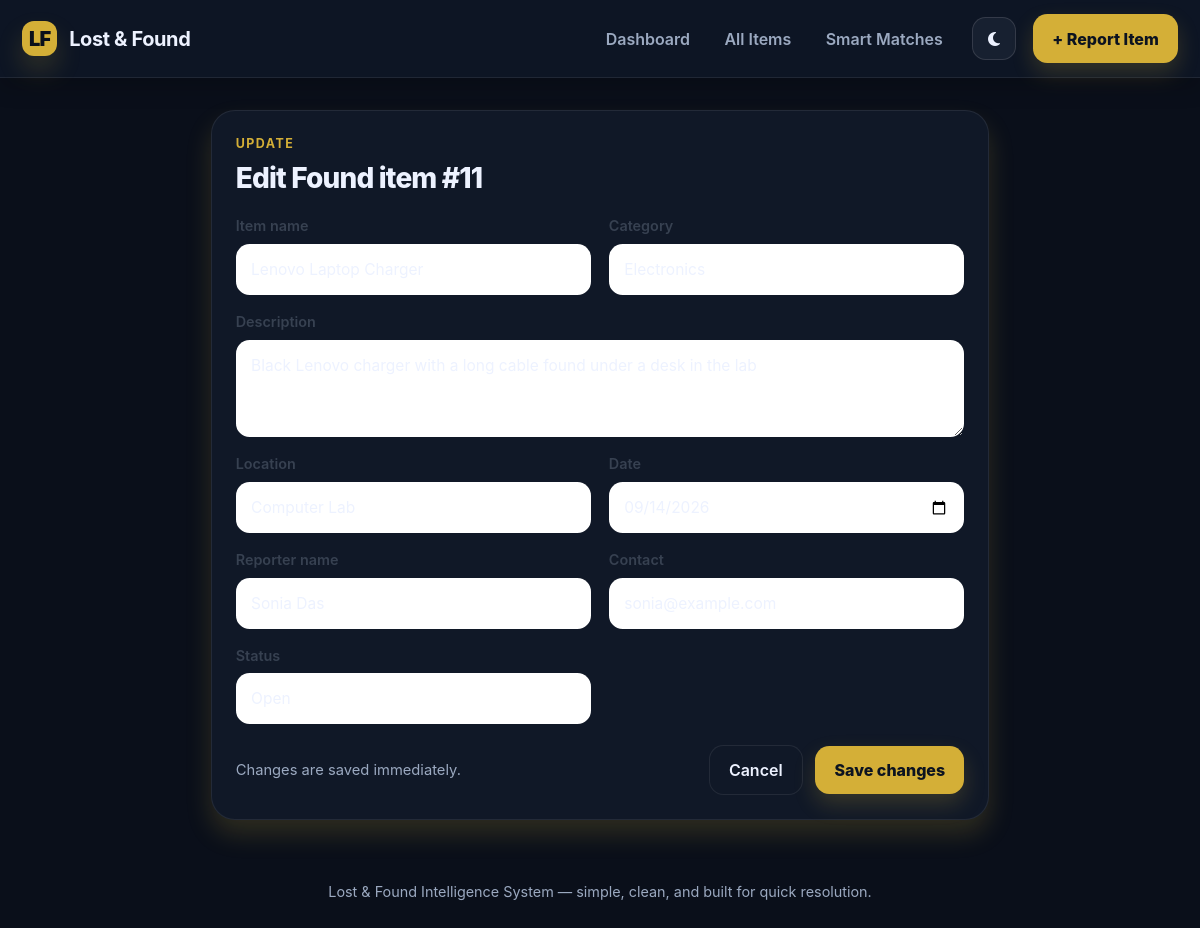
Screenshot of /edit/11 with the database file from the repository.
### tables this page shows
CREATE TABLE items (
            id            INTEGER PRIMARY KEY AUTOINCREMENT,
            item_type     TEXT    NOT NULL CHECK (item_type IN ('lost', 'found')),
            item_name     TEXT    NOT NULL,
            category      TEXT    NOT NULL,
            description   TEXT    NOT NULL,
            location      TEXT    NOT NULL,
            event_date    TEXT    NOT NULL,
            person_name   TEXT    NOT NULL,
            contact       TEXT    NOT NULL,
            status        TEXT    NOT NULL DEFAULT 'open' CHECK (status IN ('open', 'resolved')),
            created_at    TEXT    NOT NULL
        );

### app.py (the view, shortened to what this page needs)
@app.route("/edit/<int:item_id>", methods=["GET", "POST"])
def edit_item(item_id):
    db = get_db()
    item = db.execute("SELECT * FROM items WHERE id = ?", (item_id,)).fetchone()
    if item is None:
        flash("Item not found.", "danger")
        return redirect(url_for("view_items"))
    return render_template("edit_item.html", item=item, categories=CATEGORIES)

### app.py (called while the page is built)
def get_db():
    if "db" not in g:
        g.db = sqlite3.connect(DB_PATH)
        g.db.row_factory = sqlite3.Row
        g.db.execute("PRAGMA foreign_keys = ON")
    return g.db

### templates/edit_item.html (shortened to what this page needs)
{% extends "base.html" %}
{% block content %}
<div class="row justify-content-center">
  <div class="col-lg-8">
    <div class="form-card">
      <p class="eyebrow">Update</p>
      <h3>Edit {{ item.item_type|capitalize }} item #{{ item.id }}</h3>
      <form method="post">
        <div class="form-grid">
          <div>
            <label class="form-label">Item name</label>
            <input type="text" class="form-control" name="item_name" value="{{ item.item_name }}" required>
          </div>
          <div>
            <label class="form-label">Category</label>
            <select class="form-select" name="category" required>
              {% for c in categories %}
              <option value="{{ c }}" {{ 'selected' if c==item.category }}>{{ c }}</option>
              {% endfor %}
            </select>
          </div>
          <div class="full">
            <label class="form-label">Description</label>
            <textarea class="form-control" name="description" rows="3" required>{{ item.description }}</textarea>
          </div>
          <div>
            <label class="form-label">Location</label>
            <input type="text" class="form-control" name="location" value="{{ item.location }}" required>
          </div>
          <div>
            <label class="form-label">Date</label>
            <input type="date" class="form-control" name="event_date" value="{{ item.event_date }}" required>
          </div>
          <div>
            <label class="form-label">Reporter name</label>
            <input type="text" class="form-control" name="person_name" value="{{ item.person_name }}" required>
          </div>
          <div>
            <label class="form-label">Contact</label>
            <input type="text" class="form-control" name="contact" value="{{ item.contact }}" required>
          </div>
          <div>
            <label class="form-label">Status</label>
            <select class="form-select" name="status">
              <option value="open" {{ 'selected' if item.status=='open' }}>Open</option>
            </select>
          </div>
        </div>
        <div class="form-foot">
          <span class="inline-note">Changes are saved immediately.</span>
          <div>
            <a href="{{ url_for('view_items') }}" class="btn btn-light me-2">Cancel</a>
            <button type="submit" class="btn btn-primary">Save changes</button>
          </div>
        </div>
      </form>
    </div>
  </div>
</div>
{% endblock %}

### static/style.css (style rules this page uses)
:root { --bg: #0a0f1a; --bg-strong: #111827; --panel: #101827; --panel-strong: #172133; --line: rgba(255,255,255,0.08); --line-strong: rgba(255,255,255,0.12); --text: #edf2ff; --muted: #9ba9c0; --primary: #d4af37; --primary-strong: #b8921d; --primary-soft: rgba(212, 175, 55, 0.14); --success: #35d399; --success-soft: rgba(53, 211, 153, 0.12); --danger: #f87171; --danger-soft: rgba(248, 113, 113, 0.12); --warning: #fbbf24; --warning-soft: rgba(251, 191, 36, 0.12); --cyan: #7dd3fc; --pink: #f9a8d4; --shadow: 0 20px 50px rgba(0, 0, 0, 0.35); --shadow-soft: 0 14px 26px rgba(212, 175, 55, 0.18); }
* { box-sizing: border-box; }
html { scroll-behavior: smooth; }
body { margin: 0; font-family: "Inter", "Segoe UI", sans-serif; background: var(--bg); color: var(--text); transition: background 0.25s ease, color 0.25s ease; }
a { text-decoration: none; }
.eyebrow { margin: 0 0 0.5rem; font-size: 0.78rem; text-transform: uppercase; letter-spacing: 0.12em; color: var(--primary); font-weight: 700; }
.btn { border-radius: 0.9rem; padding: 0.76rem 1.2rem; font-weight: 600; transition: all 0.2s ease; }
.btn-primary { background: var(--primary); border: none; box-shadow: 0 10px 22px rgba(212, 175, 55, 0.2); color: #0c1320; font-weight: 800; }
.btn-light { background: var(--panel); border: 1px solid var(--line); color: var(--text); }
.form-control, .form-select, textarea { border: 1px solid var(--line-strong); background: #fff; border-radius: 0.85rem; padding: 0.8rem 0.9rem; font-size: 0.97rem; color: var(--text); box-shadow: none; }
.form-card { background: var(--panel); border: 1px solid var(--line); border-radius: 1.5rem; box-shadow: var(--shadow-soft); padding: 1.5rem; }
.form-card h3 { margin: 0 0 1.25rem; letter-spacing: -0.03em; font-weight: 800; }
.form-grid { display: grid; grid-template-columns: repeat(2, minmax(0, 1fr)); gap: 1rem 1.1rem; }
.form-grid .full { grid-column: 1 / -1; }
.form-label { display: block; margin-bottom: 0.45rem; color: var(--muted-strong, #374151); font-size: 0.9rem; font-weight: 600; }
.form-foot { display: flex; align-items: center; justify-content: space-between; gap: 1rem; margin-top: 1.3rem; flex-wrap: wrap; }
.inline-note { color: var(--muted); font-size: 0.92rem; }

### rows the page displays
items: item_type "Found", id "11", item_name "Lenovo Laptop Charger", description "Black Lenovo charger with a long cable found under a desk in the lab", location "Computer Lab", event_date "09/14/2026", person_name "Sonia Das", contact "sonia@example.com"

### other values shown
form field category "Electronics"
